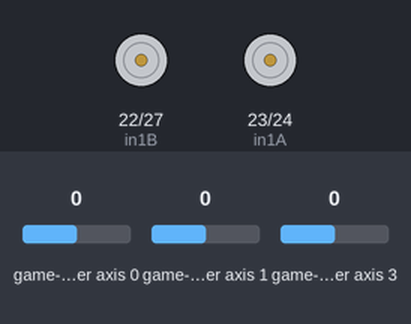
Simulated run of this program. Board: Raspberry Pi (BCM pin numbers). On the bench: motor-driver pin pairs drawn as motors (green arrow = first pin HIGH = forward, orange = second pin HIGH = backward, longer = more drive). Inputs (shaded band) come from the test bench; at power-on: game-controller axis 1 0, game-controller axis 3 0, game-controller axis 0 0. What the program prints to the terminal is not drawn.

Above: at 1.2 s.
1.3 s: game-controller axis 1 set to -1
At 1.8 s:
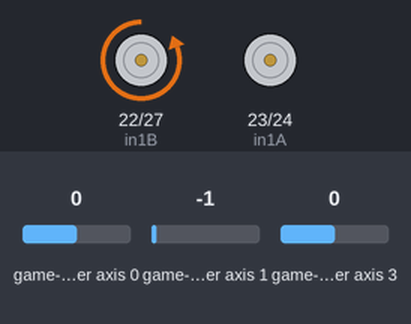
2.8 s: game-controller axis 3 set to -1
At 4.0 s:
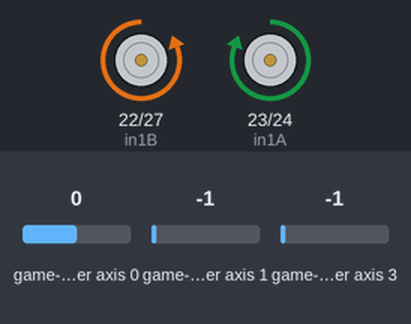
4.3 s: game-controller axis 1 set to 0
At 5.3 s:
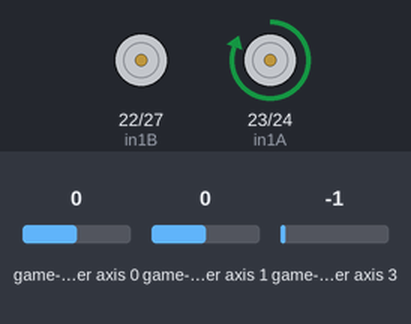
5.8 s: game-controller axis 3 set to 0.5
At 6.4 s:
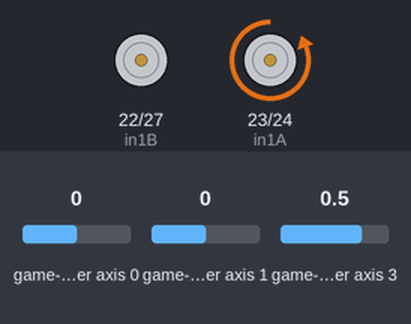
7.3 s: game-controller axis 1 set to -0.5
At 7.6 s:
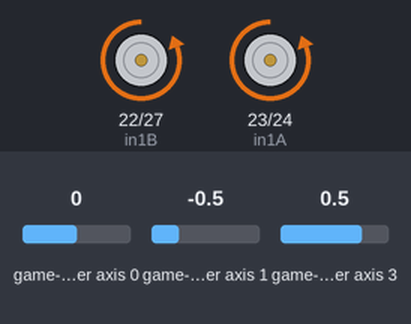
8.8 s: game-controller axis 1 set to 0.5
At 9.9 s:
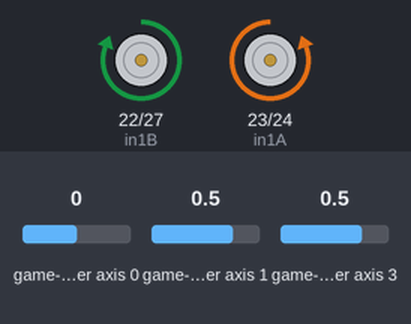
Timing chart, 0 to 11.3 s (numbered marks = the images above; inputs shaded):
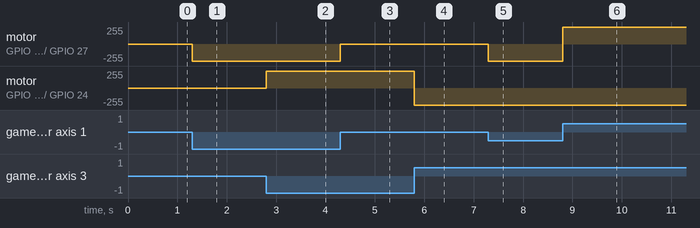

The program:

main_driver.py
```python
'''
This file allows the driver to use both joysticks:
- Left Joystick: Left wheel
- Right Joystick: Right wheel
'''

import curses
import RPi.GPIO as GPIO
import os
import time
import pygame

# Initialize GPIO pins
GPIO.setmode(GPIO.BCM)

in1A = 23
in2A = 24
enA = 25

in1B = 22
in2B = 27

GPIO.setup(in1A, GPIO.OUT)
GPIO.setup(in2A, GPIO.OUT)

GPIO.setup(in1B, GPIO.OUT)
GPIO.setup(in2B, GPIO.OUT)

GPIO.output(in1A, GPIO.LOW)
GPIO.output(in2A, GPIO.LOW)

GPIO.output(in1B, GPIO.LOW)
GPIO.output(in2B, GPIO.LOW)

#initialize Pygame (joystick handling)
pygame.init()
pygame.joystick.init()

try:
    joystick = pygame.joystick.Joystick(0)
    joystick.init()

    print("Joystick initialized: {}!!!".format(joystick.get_name()))

    while True:
        for event in pygame.event.get():
            if event.type == pygame.JOYAXISMOTION:
                axis1 = joystick.get_axis(1)  #left stick, vertical axis (left wheel)
                axis3 = joystick.get_axis(3)  #right stick, vertical axis (right wheel)

                ## Right Wheel Controls
                #forward
                if axis3 < -0.1:
                    GPIO.output(in1A, GPIO.HIGH)
                    GPIO.output(in2A, GPIO.LOW)
                #backward
                elif axis3 > 0.1:
                    GPIO.output(in1A, GPIO.LOW)
                    GPIO.output(in2A, GPIO.HIGH)
                #stop
                else:
                    GPIO.output(in1A, GPIO.LOW)
                    GPIO.output(in2A, GPIO.LOW)

                ## Left Wheel Controls
                #forward
                if axis1 < -0.1:
                    GPIO.output(in1B, GPIO.LOW)
                    GPIO.output(in2B, GPIO.HIGH)
                #backward
                elif axis1 > 0.1:
                    GPIO.output(in1B, GPIO.HIGH)
                    GPIO.output(in2B, GPIO.LOW)
                #stop
                else:
                    GPIO.output(in1B, GPIO.LOW)
                    GPIO.output(in2B, GPIO.LOW)

except KeyboardInterrupt:
    print()
    print("interrupt")

finally:
    GPIO.cleanup()
    pygame.quit()
```

Measured:
- after the input at 1.3 s, motor on GPIO 22 (in1B) / GPIO 27 (in2B): stopped → backward 255/255 at once
- after the input at 2.8 s, motor on GPIO 23 (in1A) / GPIO 24 (in2A): stopped → forward 255/255 at once
- after the input at 4.3 s, motor on GPIO 22 (in1B) / GPIO 27 (in2B): backward 255/255 → stopped at once
- after the input at 5.8 s, motor on GPIO 23 (in1A) / GPIO 24 (in2A): forward 255/255 → backward 255/255 at once
- after the input at 7.3 s, motor on GPIO 22 (in1B) / GPIO 27 (in2B): stopped → backward 255/255 at once
- after the input at 8.8 s, motor on GPIO 22 (in1B) / GPIO 27 (in2B): backward 255/255 → forward 255/255 at once
